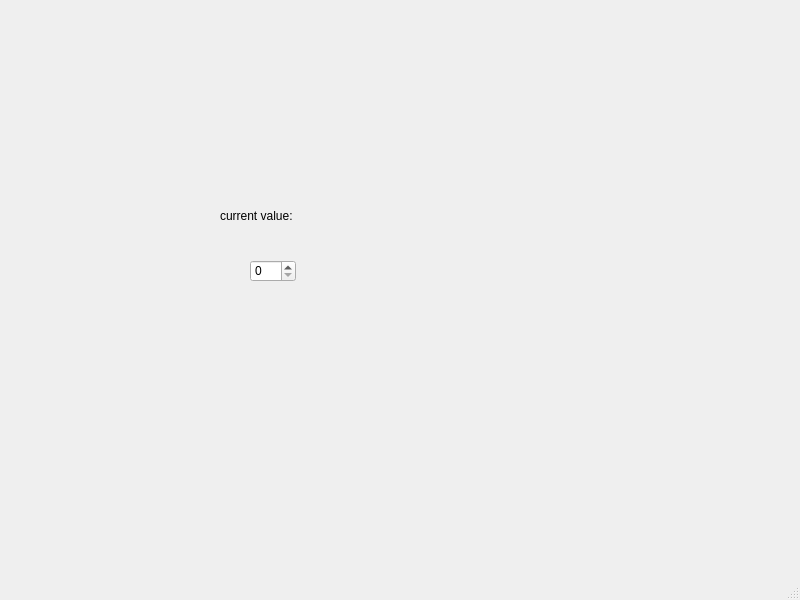
<?xml version="1.0" encoding="UTF-8"?>
<ui version="4.0">
 <class>MainWindow</class>
 <widget class="QMainWindow" name="MainWindow">
  <property name="geometry">
   <rect>
    <x>0</x>
    <y>0</y>
    <width>800</width>
    <height>600</height>
   </rect>
  </property>
  <property name="windowTitle">
   <string>MainWindow</string>
  </property>
  <widget class="QWidget" name="centralwidget">
   <widget class="QSpinBox" name="spinBox">
    <property name="geometry">
     <rect>
      <x>250</x>
      <y>260</y>
      <width>46</width>
      <height>22</height>
     </rect>
    </property>
   </widget>
   <widget class="QLabel" name="label">
    <property name="geometry">
     <rect>
      <x>220</x>
      <y>200</y>
      <width>151</width>
      <height>31</height>
     </rect>
    </property>
    <property name="text">
     <string>current value:</string>
    </property>
   </widget>
  </widget>
  <widget class="QMenuBar" name="menubar">
   <property name="geometry">
    <rect>
     <x>0</x>
     <y>0</y>
     <width>800</width>
     <height>26</height>
    </rect>
   </property>
  </widget>
  <widget class="QStatusBar" name="statusbar"/>
 </widget>
 <resources/>
 <connections>
  <connection>
   <sender>spinBox</sender>
   <signal>valueChanged(int)</signal>
   <receiver>label</receiver>
   <slot>update()</slot>
   <hints>
    <hint type="sourcelabel">
     <x>272</x>
     <y>296</y>
    </hint>
    <hint type="destinationlabel">
     <x>295</x>
     <y>241</y>
    </hint>
   </hints>
  </connection>
 </connections>
</ui>
